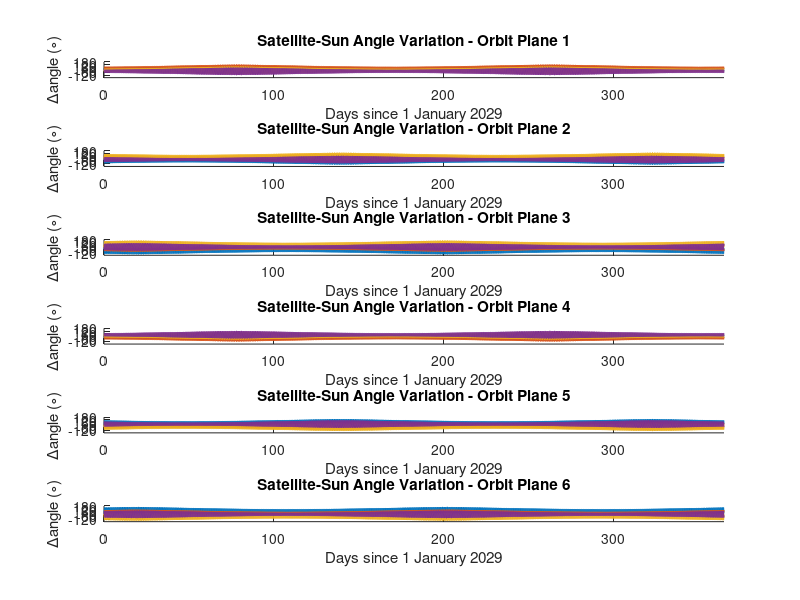

MATLAB code for this plot:
load('Constellation_Angle_Variation_1Year.mat')

timelistDays = a_timelist/(24);

for j = 1:1:6
    subplot(6,1,j);
    axis([0,365,-180,180]);
    title(['Satellite-Sun Angle Variation - Orbit Plane ',num2str(j)]);
    xlabel('Days since 1 January 2029');
    ylabel('\Deltaangle (\circ)');
    yticks([-120:60:180].')
    for k = 1:1:4
        hold on
        plot(timelistDays,squeeze(a(j,k,:)-a(j,k,1)));
    end
end

%{
for i = 1:6
    anglesDelta(i,:) = angles(i,:) - angles(i,1);
    plot([1:365],anglesDelta);
end
title('Variation of Angle between Sun-Moon Vector and Normal Vector of Orbit Planes');
legend( 'i=0\circ, \Omega=0\circ',...
        'i=90\circ, \Omega=0\circ',...
        'i=55\circ, \Omega=60\circ',...
        'i=125\circ, \Omega=120\circ',...
        'i=55\circ, \Omega=240\circ',...
        'i=125\circ, \Omega=300\circ')
xlabel('Days since 1 January 2029');
ylabel('Variation from initial angle (\circ)');
axis([0,365,-120,180]);
yticks([-120:15:180].')
%}